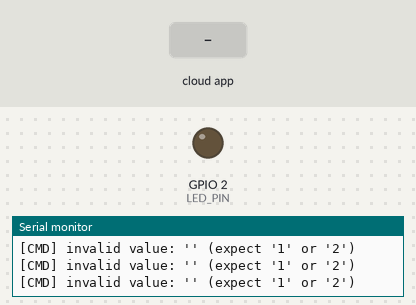
This sketch was run on a simulated ESP32. Shown: output pins drawn as LEDs (lit = HIGH), the last lines printed to the serial monitor. Inputs (shaded band) come from the test bench. WiFi joins after 1.5 s; servers stay silent unless stated; the local clock reads 2024-03-15 10:24:30 at power-on unless the sketch sets it; no radio packets arrive unless stated; the Firebase database answers and starts empty.

Above: at 3.2 s.
3.3 s: the phone or cloud app sets led to 1
At 4.7 s:
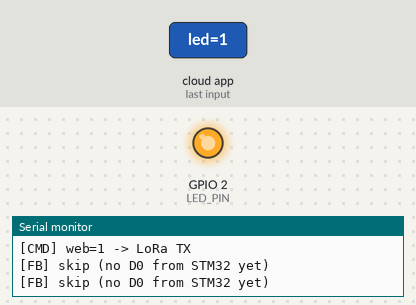
8.3 s: the phone or cloud app sets led to 2
At 9.8 s:
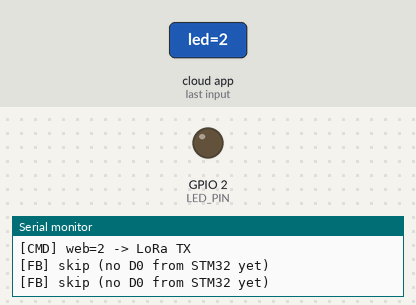
Timing chart, 0 to 11.3 s (numbered marks = the images above; inputs shaded):
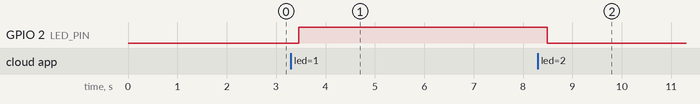

Measured:
- after the input at 3.3 s, GPIO 2 (LED_PIN): LOW → HIGH after 0.16 s
- after the input at 8.3 s, GPIO 2 (LED_PIN): HIGH → LOW after 0.19 s

The sketch:

mainesp.ino
```cpp
#include <WiFi.h>
#include <FirebaseESP32.h>
#include <time.h>
#include <SPI.h>
#include <LoRa.h>

#define WIFI_SSID     "nam"
#define WIFI_PASSWORD "12345678"

#define API_KEY       "AIzaSyCszb18BsaqZ2nUtPRiq96HT5zcdGLtnHg"
#define DATABASE_URL  "https://iott-eddfb-default-rtdb.asia-southeast1.firebasedatabase.app"

// ====== HW ======
#define LED_PIN   2
#define SEND_MS   600
#define CMD_MS    20

// ====== LORA (ESP32) ======
static const int LORA_SS   = 27;
static const int LORA_RST  = 32;
static const int LORA_DIO0 = 26;  // DIO0
// VSPI: SCK=18, MISO=19, MOSI=23

FirebaseData fbdo;       // gửi data
FirebaseData fbdoCmd;    // đọc cmd
FirebaseAuth auth;
FirebaseConfig config;

// ====== Data nhận từ STM32 ======

// dùng D0 để hiển thị sáng/tối
static volatile int latestD0 = -1;            // -1 = chưa nhận được, 0/1 = hợp lệ
static volatile uint32_t latestD0RxMs = 0;

static bool syncTime() {
  configTime(0, 0, "pool.ntp.org", "time.nist.gov");
  Serial.print("[TIME] Sync");
  time_t now = time(nullptr);

  for (int i = 0; i < 40; i++) {
    now = time(nullptr);
    if (now > 1700000000) {
      Serial.printf("\n[TIME] OK epoch=%ld\n", (long)now);
      return true;
    }
    Serial.print(".");
    delay(200);
  }
  Serial.printf("\n[TIME] FAIL epoch=%ld\n", (long)time(nullptr));
  return false;
}

static bool connectWiFi(uint32_t timeoutMs = 15000) {
  WiFi.mode(WIFI_STA);
  WiFi.begin(WIFI_SSID, WIFI_PASSWORD);

  Serial.print("[WIFI] Connecting");
  uint32_t t0 = millis();
  while (WiFi.status() != WL_CONNECTED && millis() - t0 < timeoutMs) {
    Serial.print(".");
    delay(200);
  }
  Serial.println();

  if (WiFi.status() == WL_CONNECTED) {
    Serial.println("[WIFI] OK");
    Serial.printf("[WIFI] IP: %s\n", WiFi.localIP().toString().c_str());
    return true;
  }
  Serial.println("[WIFI] FAIL");
  return false;
}

static void initLoRa() {
  SPI.begin(18, 19, 23, LORA_SS);
  LoRa.setPins(LORA_SS, LORA_RST, LORA_DIO0);

  if (!LoRa.begin(433E6)) {
    Serial.println("[LORA] BEGIN_FAIL");
    while (1) delay(500);
  }

  // MUST match STM32
  LoRa.setSpreadingFactor(7);
  LoRa.setSignalBandwidth(125E3);
  LoRa.setCodingRate4(5);
  LoRa.setPreambleLength(8);
  LoRa.enableCrc();
  LoRa.setSyncWord(0x12);

  LoRa.receive();
  Serial.println("[LORA] RX_READY");
}

static void sendLoRa(const String& s) {
  LoRa.idle();
  LoRa.beginPacket();
  LoRa.print(s);
  LoRa.endPacket();
  LoRa.receive();
}

static void pollLoRaRx() {
  int packetSize = LoRa.parsePacket();
  if (!packetSize) return;

  String rx;
  while (LoRa.available()) rx += (char)LoRa.read();
  rx.trim();

  Serial.print("[LORA] RX: ");
  Serial.println(rx);
  // ✅ 2) D0:0/1
  if (rx.startsWith("D0:")) {
    String s = rx.substring(3);
    s.trim();
    int d0 = s.toInt();
    latestD0 = (d0 != 0) ? 1 : 0;
    latestD0RxMs = millis();
    return;
  }
}

void setup() {
  Serial.begin(115200);
  delay(400);
  Serial.println("\n=== BOOT ===");

  pinMode(LED_PIN, OUTPUT);
  digitalWrite(LED_PIN, LOW);

  // LoRa init để nhận SENS/D0 từ STM32
  initLoRa();

  if (!connectWiFi()) {
    Serial.println("[SYS] Restart in 2s...");
    delay(1000);
    ESP.restart();
  }

  syncTime();

  config.api_key = API_KEY;
  config.database_url = DATABASE_URL;

  Serial.println("[FB] signUp (anonymous)...");
  if (!Firebase.signUp(&config, &auth, "", "")) {
    Serial.print("[FB] SignUp error: ");
    Serial.println(config.signer.signupError.message.c_str());
  } else {
    Serial.println("[FB] SignUp OK");
  }

  Firebase.begin(&config, &auth);
  Firebase.reconnectWiFi(true);

  fbdo.setResponseSize(1024);
  fbdoCmd.setResponseSize(512);

  Serial.println("[FB] begin() done");
  Serial.println("[LORA] Type on Serial to send (ex: 1 or 2 then Enter)");
}

void loop() {
  // 0) luôn poll LoRa để nhận data từ STM32
  pollLoRaRx();

  // 0.5) gõ Serial -> gửi LoRa sang STM32 (test)
  if (Serial.available()) {
    String tx = Serial.readStringUntil('\n');
    tx.trim();
    if (tx.length() > 0) {
      sendLoRa(tx);
      Serial.print("[LORA] TX: ");
      Serial.println(tx);
    }
  }

  // WiFi reconnect
  if (WiFi.status() != WL_CONNECTED) {
    Serial.println("[WIFI] lost, reconnect...");
    connectWiFi();
    delay(100);
    return;
  }

  static unsigned long lastNotReadyLog = 0;
  if (!Firebase.ready()) {
    if (millis() - lastNotReadyLog > 3000) {
      lastNotReadyLog = millis();
      Serial.println("[FB] not ready (waiting token/network)");
    }
    delay(10);
    return;
  }

  // 1) Gửi trạng thái sáng/tối (D0) lên /esp32/data
  static unsigned long lastSend = 0;
  if (millis() - lastSend >= SEND_MS) {
    lastSend = millis();

    int d0 = latestD0;
    if (d0 < 0) {
      Serial.println("[FB] skip (no D0 from STM32 yet)");
    } else {
      FirebaseJson json;
      json.set("ts_ms", (uint32_t)millis());
      json.set("d0", d0);
      json.set("light", (d0 == 1) ? "TOI" : "SANG");
      json.set("rx_age_ms", (uint32_t)(millis() - latestD0RxMs));


      if (Firebase.setJSON(fbdo, "/esp32/data", json)) {
        Serial.printf("[FB] Sent OK | d0=%d (%s) | age=%lu ms\n",
                      d0, (d0 == 1 ? "TOI" : "SANG"),
                      (unsigned long)(millis() - latestD0RxMs));
      } else {
        Serial.print("[FB] Send FAIL: ");
        Serial.println(fbdo.errorReason());
      }
    }
  }
  // 2) Đọc lệnh /esp32/cmd/led để bật/tắt LED ESP32 + gửi LoRa cho STM32
  static unsigned long lastCmd = 0;
  static String lastCmdStr = "";

  if (millis() - lastCmd >= CMD_MS) {
    lastCmd = millis();

    if (Firebase.getString(fbdoCmd, "/esp32/cmd/led")) {
      String cmd = fbdoCmd.stringData();
      cmd.trim();

      if (cmd == "1" || cmd == "2") {
        if (cmd != lastCmdStr) {
          lastCmdStr = cmd;

          sendLoRa(cmd);
          Serial.printf("[CMD] web=%s -> LoRa TX\n", cmd.c_str());

          digitalWrite(LED_PIN, (cmd == "1") ? HIGH : LOW);
        }
      } else {
        Serial.printf("[CMD] invalid value: '%s' (expect '1' or '2')\n", cmd.c_str());
      }
    }
  }
}
```
